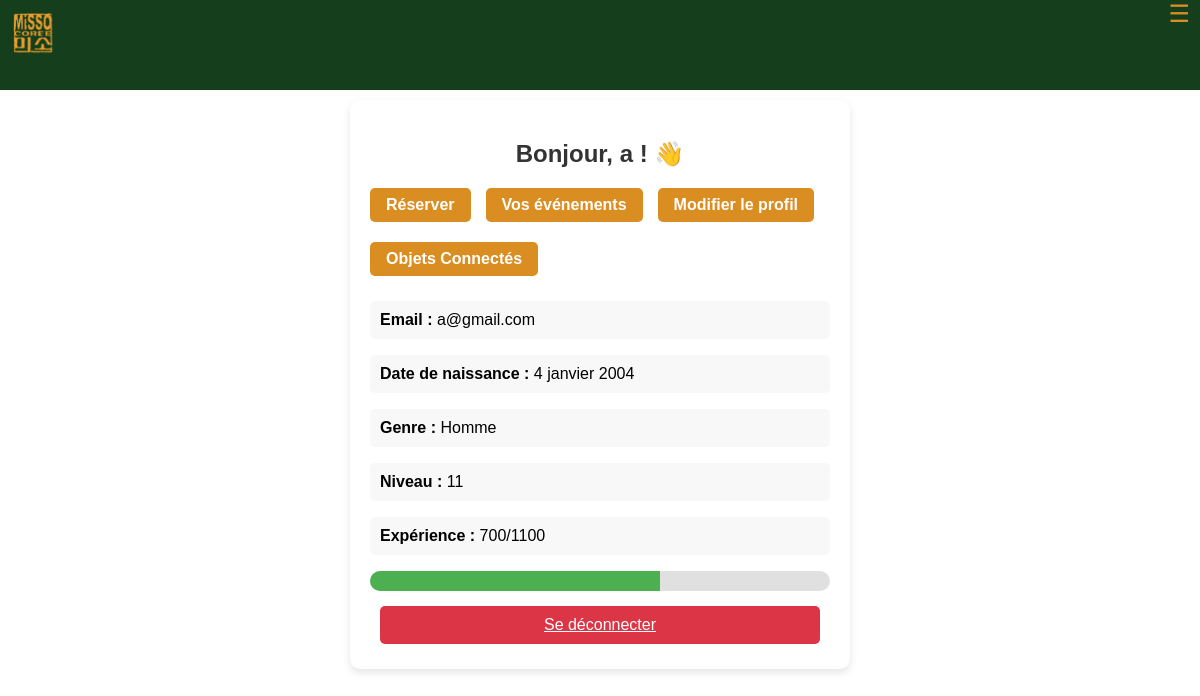
Page /user/profil/ (signed in) on the earlier database version.
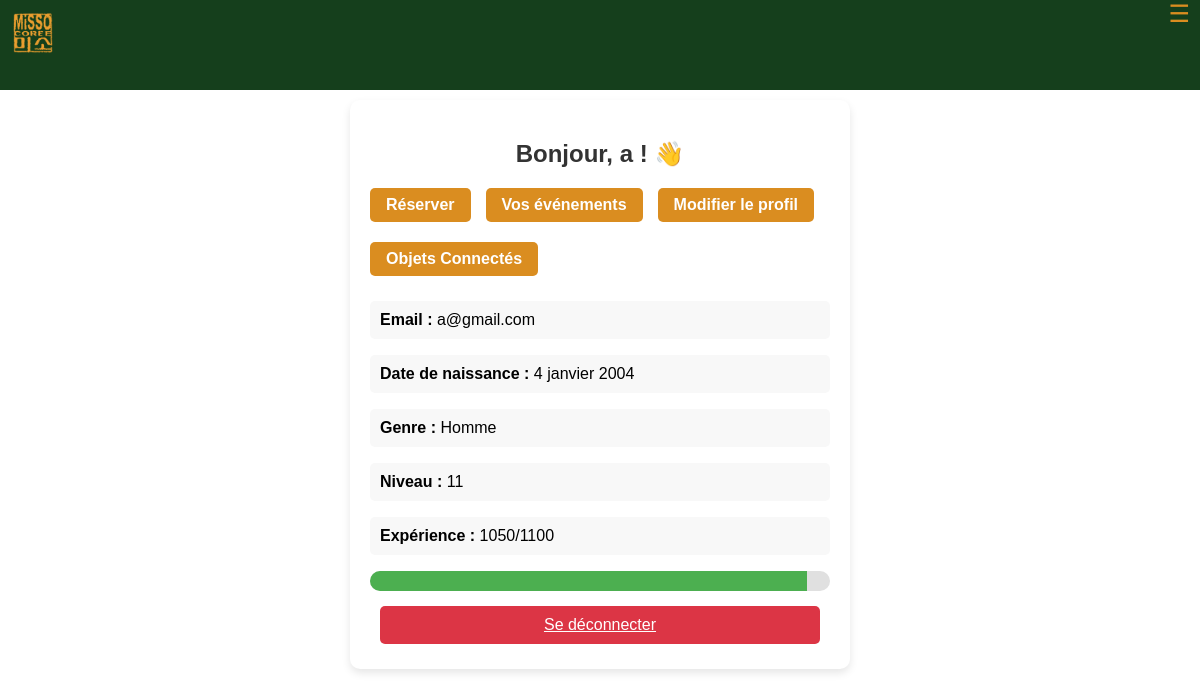
Same page on the later database version.
### utilisateurs/models.py (models this page shows, shortened)
class Utilisateur(AbstractUser):
    email = models.EmailField(unique=True)  # Empêche les doublons
    date_de_naissance = models.DateField(null=True, blank=True)
    GENRE_CHOIX = [
        ('H', 'Homme'),
        ('F', 'Femme'),
        ('A', 'Autre'),
    ]
    genre = models.CharField(max_length=1, choices=GENRE_CHOIX, null=True, blank=True)
    niveau = models.PositiveIntegerField(default=1)  # Niveau de l'utilisateur
    experience = models.PositiveIntegerField(default=0)  # Points d'expérience de l'utilisateur

### utilisateurs/views.py (the view)
# urls.py: path('profil/', profil, name='profil'),
@login_required
def profil(request):
    user = request.user
    experience_necessaire = user.niveau * 100  # Calcul de l'expérience nécessaire
    progression = int((user.experience / experience_necessaire) * 100)  # Calcul en pourcentage
    return render(request, "utilisateurs/profil.html", {
        "user": user,
        "experience_necessaire": experience_necessaire,
        "progression": progression,
    })

### utilisateurs/templates/utilisateurs/profil.html (shortened to what this page needs)
<!DOCTYPE html>
<html lang="fr">
<head>
    {% load static %}
    <link rel="stylesheet" href="{% static 'utilisateurs/style.css' %}">
    <link rel="stylesheet" href="{% static 'utilisateurs/navigation.css' %}">
</head>
 <header>
    <nav>
        <div class="logo">
            <a href="{% url 'page_view' 'accueil' %}#accueil">
              <img class="mini_logo" src="{% static 'restaurant/img/logo_jaune.png' %}" alt="MiSSO"/>
            </a>
        </div>
            <span onclick="show()"  class="nav-menu-icon" id="nav-menu-icon">☰ </span>
    </nav>
</header>
<body>
    <div class="container">
        <h2>Bonjour, {{ user.username }} ! 👋</h2>
        <div class="button-group">
            <a href="{% url 'reservation' %}" class="btns">Réserver</a>
            <a href="{% url 'vos_evenements' %}" class="btns">Vos événements</a>
            <a href="{% url 'modifier_profil' %}" class="btns">Modifier le profil</a>
            <a href="{% url 'liste_objets' %}" class="btns">Objets Connectés</a>
        </div>
        <div class="profile-info">
            <p><strong>Email :</strong> {{ user.email }}</p>
            <p><strong>Date de naissance :</strong> {{ user.date_de_naissance }}</p>
            <p><strong>Genre :</strong> {{ user.get_genre_display }}</p>
            <p><strong>Niveau :</strong> {{ user.niveau }}</p>
            <p><strong>Expérience :</strong> {{ user.experience }}/{{ experience_necessaire }}</p>
            <div class="experience-bar">
                <div class="experience-fill" style="width: {{ progression }}%;"></div>
            </div>
        </div>
        <a href="{% url 'deconnexion' %}" class="btn logout-btn">Se déconnecter</a>
    </div>
</body>
</html>

Differences in the rows shown:
changed Utilisateur "a@gmail.com": experience "700" → "1050"
Other differences:
{{ progression }}: 63 → 95 (drawn)
